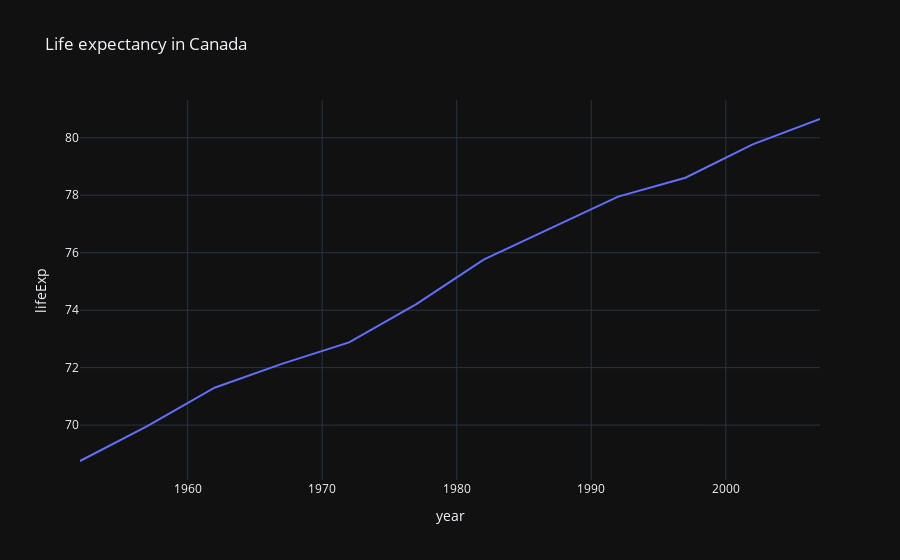

The notebook cell saved with this chart:
### Markdown cell above
# Line plots - линейчатые диаграммы

### Code cell
df = px.data.gapminder().query("country=='Canada'")
display(df.sample(5))
fig = px.line(df, x="year", y="lifeExp", title='Life expectancy in Canada')
fig.show()

### Figure 1 — Plotly figure (JSON) as saved in the notebook; plotly's stock layout.template omitted (floating-point values rounded to 4 significant figures)
{"data": [{"hovertemplate": "year=%{x}<br>lifeExp=%{y}<extra></extra>", "legendgroup": "", "line": {"color": "#636efa", "dash": "solid"}, "marker": {"symbol": "circle"}, "mode": "lines", "name": "", "orientation": "v", "showlegend": false, "x": [1952, 1957, 1962, 1967, 1972, 1977, 1982, 1987, 1992, 1997, 2002, 2007], "xaxis": "x", "y": [68.75, 69.96, 71.3, 72.13, 72.88, 74.21, 75.76, 76.86, 77.95, 78.61, 79.77, 80.65], "yaxis": "y", "type": "scatter"}], "layout": {"xaxis": {"anchor": "y", "domain": [0.0, 1.0], "title": {"text": "year"}}, "yaxis": {"anchor": "x", "domain": [0.0, 1.0], "title": {"text": "lifeExp"}}, "legend": {"tracegroupgap": 0}, "title": {"text": "Life expectancy in Canada"}}}
